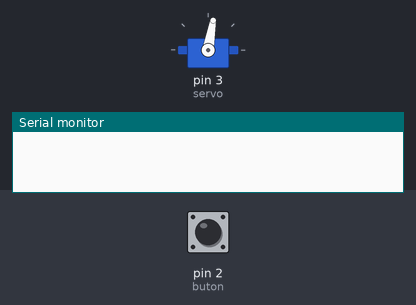
The sketch below on a simulated Arduino Uno, built with avr-gcc and run on an emulated ATmega328P. Shown: servo, the last lines printed to the serial monitor. The test bench sets the inputs (shaded band); at power-on: pin 2 (buton) HIGH. Random numbers use the default seed unless the sketch sets one.

Above: at 1.2 s.
1.3 s: pin 2 (buton) pulled LOW for 1 s
At 1.94 s:
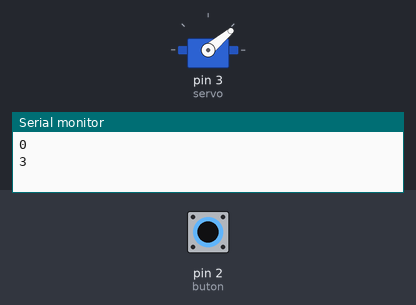
At 3.17 s:
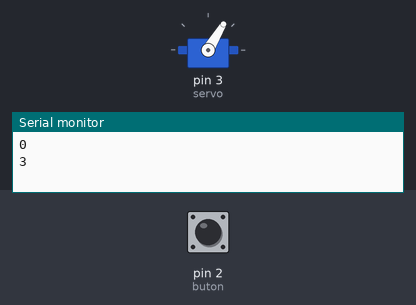
Timing chart, 0 to 5.2 s (numbered marks = the images above; inputs shaded):
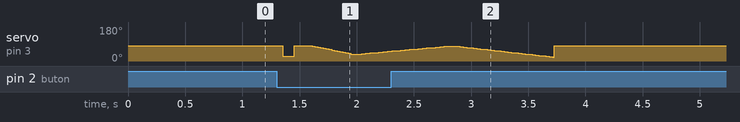

The sketch:

gereksiz_alet.ino
```cpp
#include <Servo.h>
Servo servo;

long deger,Random;

#define buton 2

void setup() {
  Serial.begin(9600);
  servo.attach(3);
  pinMode(buton,INPUT_PULLUP);
  randomSeed(analogRead(A0));
  servo.write(80);
}
void loop() {
if(digitalRead(buton) == 0){
  deger = random(0,4);
  Serial.println(deger);

  if(deger == 0){
    servo.write(25);
    delay(100);
    servo.write(80);
  }

  if(deger == 1){
    servo.write(35);
    Random = random(100,500);
    delay(Random);
    servo.write(80);
    Random = random(100,500);
    delay(Random);
    servo.write(35);
    Random = random(100,500);
    delay(Random);
    servo.write(80);
    Random = random(100,500);
    delay(Random);
    servo.write(25);
    delay(100);
    servo.write(80);
  }

  if(deger == 2){
    Random = random(1000,2500);
    delay(Random);
    servo.write(25);
    delay(100);
    servo.write(80);
  }

  if(deger == 3){
    Random = random(3,30);
    for(int x=80;x>35;x--){
      servo.write(x);
      delay(Random);
    }

    Random = random(3,30);
    for(int x=35;x<80;x++){
      servo.write(x);
      delay(Random);
    }

    Random = random(3,30);
    for(int x=80;x>20;x--){
      servo.write(x);
      delay(Random);
    }
    servo.write(80);
  }

}
else{
  servo.write(80);
}
delay(150);

}
```
